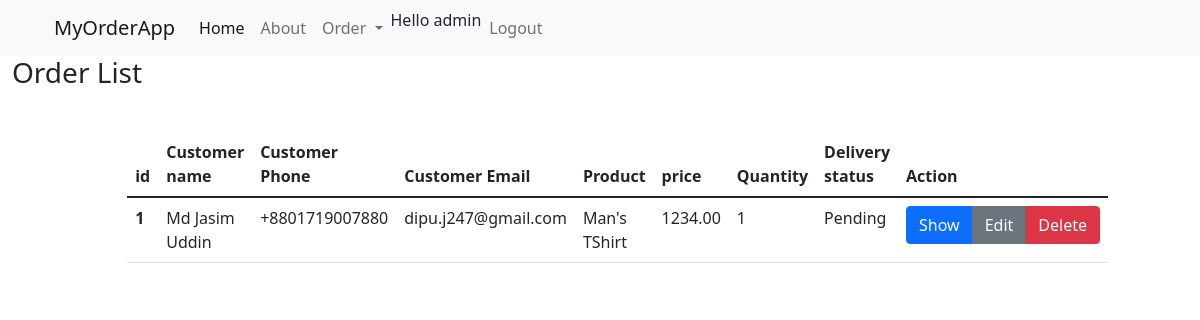
Page /order-list/ (signed in) on the earlier database version.
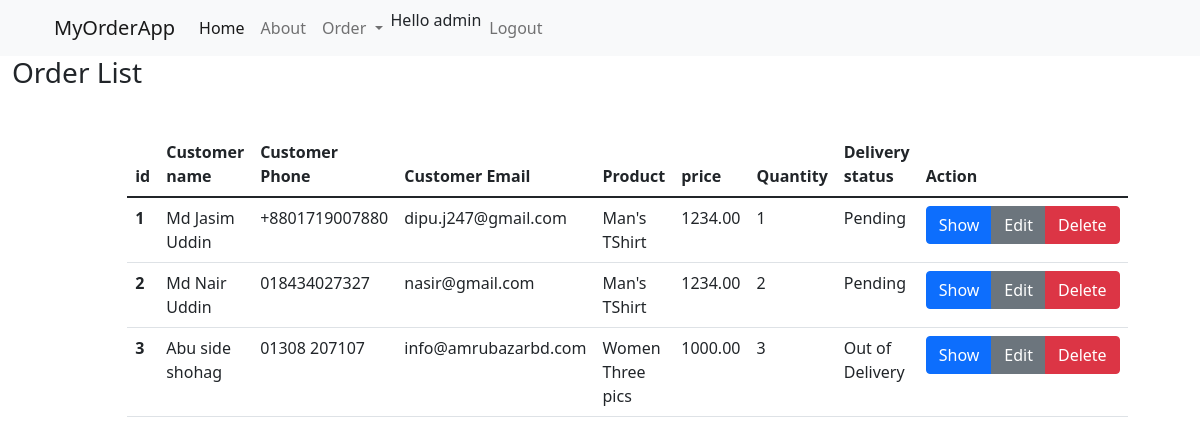
Same page on the later database version.
### online_order/models.py (models this page shows, shortened)
class Order(models.Model):
    delivery_status = (
        ("Pending", "Pending"),
        ("Out of Delivery", "Out of Delivery"),
        ("Delivered", "Delivered"),
    )
    customer_id = models.ForeignKey(Customer, null=True, blank=True, related_name='customer', on_delete=models.SET_NULL)
    product_id = models.ForeignKey(Product, null=True, blank=True, related_name='product', on_delete=models.SET_NULL)
    quantity = models.CharField(max_length=100, null=True, blank=True)
    delivery = models.CharField(max_length=100, null=True, blank=True, choices=delivery_status)

class Customer(models.Model):
    name = models.CharField(max_length=100, null=True, blank=True)
    email = models.EmailField(max_length=50, null=True, blank=True)
    phone = models.CharField(max_length=15, null=True, blank=True)
    address = models.TextField(max_length=300, null=True, blank=True)

class Product(models.Model):
    product_name = models.CharField(max_length=200, null=True, blank=True)
    product_price = models.DecimalField(max_digits=10, max_length=10, decimal_places=2)
    category_id = models.ForeignKey(Category, null=True, blank=True, related_name='category', on_delete=models.SET_NULL)
    product_quantity = models.CharField(max_length=100, null=True, blank=True)

### online_order/views.py (the view)
# urls.py: path("order-list/", views.order_list, name='order-list'),
@login_required(login_url='login')
def order_list(request):
    order_lists = Order.objects.all()
    context = {
        'orders': order_lists
    }
    return render(request, "orderlist.html", context=context)

### templates/orderlist.html
{% extends "master.html" %}
{% block content %}
    <div class="row">
        <h3>Order List</h3>
        <div class="container" style="align-content: center">
            <div class="row w-75 ml-5" style="margin-left: 10%; margin-top: 3%;">
                <table class="table">
                    <thead class="thead-dark">
                    <tr>
                        <th scope="col">id</th>
                        <th scope="col">Customer name</th>
                        <th scope="col">Customer Phone</th>
                        <th scope="col">Customer Email</th>
                        <th scope="col">Product</th>
                        <th scope="col">price</th>
                        <th scope="col">Quantity</th>
                        <th scope="col">Delivery status</th>
                        <th scope="col">Action</th>
                    </tr>
                    </thead>
                    <tbody>
                    {% for order in orders %}
                        <tr>
                            <th scope="row">{{ order.id }}</th>
                            <td>{{ order.customer_id.name }}</td>
                            <td>{{ order.customer_id.phone }}</td>
                            <td>{{ order.customer_id.email }}</td>
                            <td>{{ order.product_id.product_name }}</td>
                            <td>{{ order.product_id.product_price }}</td>
                            <td>{{ order.quantity }}</td>
                            <td>{{ order.delivery }}</td>
                            <td>
                                <div class="btn-group" role="group" aria-label="Data Action">
                                    <a class="btn btn-primary" href="{% url 'order_details' order.id %}">Show</a>
                                    <a class="btn btn-secondary" href="{% url 'update_order' order.id %}">Edit</a>
                                    <a class="btn btn-danger" href="{% url 'delete_order' order.id %}">Delete</a>
                                </div>
                            </td>
                        </tr>
                    {% endfor %}
                    </tbody>
                </table>
            </div>
        </div>
    </div>
{% endblock %}

### templates/master.html (shortened to what this page needs)
<!doctype html>
<html lang="en">
<head>
    <link href="https://cdn.jsdelivr.net/npm/bootstrap@5.1.3/dist/css/bootstrap.min.css" rel="stylesheet"
>
</head>
<body>
    <div class="container-fluid">
        <div class="row">
            {% include 'nav.html' %}
            {%block content%}
            {%endblock%}
        </div>
    </div>
</body>
</html>

### templates/nav.html (shortened to what this page needs)
<nav class="navbar navbar-expand-lg navbar-light bg-light">
    <div class="container">
        <a class="navbar-brand" href="#">MyOrderApp</a>
        <div class="collapse navbar-collapse mr-auto" id="navbarSupportedContent">
            <ul class="navbar-nav me-auto mb-2 mb-lg-0">
                <li class="nav-item">
                    <a class="nav-link active" aria-current="page" href="{% url 'index' %}">Home</a>
                </li>
                <li class="nav-item">
                    <a class="nav-link" href="{% url 'about' %}">About</a>
                </li>
                <li class="nav-item dropdown">
                    <a class="nav-link dropdown-toggle" href="#" id="navbarDropdown" role="button"
                        data-bs-toggle="dropdown" aria-expanded="false">
                        Order
                    </a>
                </li>
                <li><span class="nav-item">Hello {{request.user}}</span></li>
                <li class="nav-item">
                    <a class="nav-link" href="{% url 'logout'%}">Logout</a>
                </li>
            </ul>
        </div>
    </div>
</nav>

Differences in the rows shown:
added Order: id "2", customer_id.name "Md Nair Uddin", customer_id.phone "018434027327", customer_id.email "nasir@gmail.com", product_id.product_name "Man's TShirt", product_id.product_price "1234.00", quantity "2", delivery "Pending"
added Order: id "3", customer_id.name "Abu side shohag", customer_id.phone "01308 207107", customer_id.email "info@amrubazarbd.com", product_id.product_name "Women Three pics", product_id.product_price "1000.00", quantity "3", delivery "Out of Delivery"
